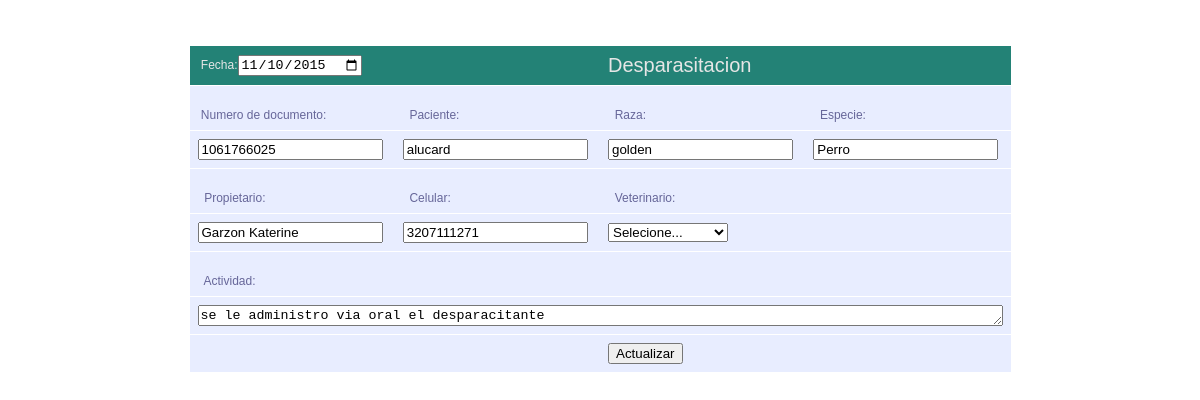
The app's page /actualizar/act_desparacitacion.php?id_reg=1 with its own data.
### tables this page shows
CREATE TABLE `desparacitacion` (
  `id_despa` int(5) NOT NULL auto_increment,
  `fecha` date NOT NULL,
  `id_mascota` int(5) NOT NULL,
  `actividad` varchar(50) NOT NULL,
  `id_propietario` int(5) NOT NULL,
  PRIMARY KEY  (`id_despa`)
);

CREATE TABLE `propietario` (
  `id_propietario` int(5) NOT NULL auto_increment,
  `p_nombre` varchar(20) NOT NULL,
  `s_nombre` varchar(20) NOT NULL,
  `p_apellido` varchar(20) NOT NULL,
  `s_apellido` varchar(20) NOT NULL,
  `id_tipo_docu` int(5) NOT NULL,
  `numero_tipo` int(10) NOT NULL,
  `clave` varchar(10) NOT NULL,
  `celular` varchar(14) NOT NULL,
  `direccion` varchar(40) NOT NULL,
  `email` varchar(20) NOT NULL,
  `id_roll` int(5) NOT NULL,
  `id_estado` int(5) NOT NULL,
  `online` int(2) NOT NULL,
  PRIMARY KEY  (`id_propietario`)
);

CREATE TABLE `mascota` (
  `id_mascota` int(50) NOT NULL auto_increment,
  `nombre` varchar(20) NOT NULL,
  `fecha_nacimiento` date NOT NULL,
  `color` varchar(20) NOT NULL,
  `peso_kg` int(20) NOT NULL,
  `raza` varchar(20) NOT NULL,
  `id_genero` int(5) NOT NULL,
  `id_especie` int(5) NOT NULL,
  `id_estado` int(5) NOT NULL,
  `id_propietario` int(5) NOT NULL,
  PRIMARY KEY  (`id_mascota`)
);

CREATE TABLE `especie` (
  `id_especie` int(5) NOT NULL auto_increment,
  `especie` varchar(20) NOT NULL,
  PRIMARY KEY  (`id_especie`)
);

### actualizar/act_desparacitacion.php (the view, shortened to what this page needs)
<?php
$link= Conectarse();
$id=$_GET['id_reg'];
$despara="SELECT desparacitacion.id_despa,desparacitacion.fecha,desparacitacion.actividad,mascota.nombre,mascota.raza,especie.especie,
propietario.p_nombre,propietario.p_apellido,Propietario.celular,propietario.numero_tipo FROM desparacitacion,mascota,especie,propietario WHERE desparacitacion.id_mascota=mascota.id_mascota
AND mascota.id_especie=especie.id_especie AND mascota.id_propietario=propietario.id_propietario AND desparacitacion.id_despa='$id'";
$query_despara=mysql_query($despara,$link);
$paci=mysql_fetch_array($query_despara);
?>
<html>
<head>
</head>
<body>
	<center>
	<table border="0">
		<form id="esp" name="esp" action="" method="POST">
		<tr>
		<td colspan="2" class="jv">&nbsp;Fecha:<input type="date" name="fecha"  title="fecha"
		<?php echo "value='".$paci['1']."'";?>></td>
		<td colspan="4" class="jv"><label class="letras">Desparasitacion</label></td>
		</tr>
		<tr>
		<td colspan="" ><br>&nbsp;Numero de documento: </td>
		<td><br> &nbsp; Paciente: </td>
		<td><br> &nbsp; Raza:</td>
		<td><br> &nbsp; Especie: </td>
		</tr>
		<tr>
		<td><input type="number" name="num"  <?php echo "value='".$paci['9']."'";?>readonly="readonly" ></td>
		<td><input type="text" name="mascota"  <?php echo "value='".$paci['3']."'";?> readonly="readonly"></td>
			<td><input type="text" name="raza" id="raza" <?php echo "value='".$paci['4']."'";?>  readonly="readonly"></td>
		<td><input type="text" name="especie" id="especie" <?php echo "value='".$paci['5']."'";?>  readonly="readonly"></td>
		</tr>
		<tr>
		<td><br>&nbsp; Propietario:</td>
		<td><br>&nbsp; Celular: </td>
		<td colspan=""><br>&nbsp; Veterinario: </td>
		<td colspan="2"><br></td>
		</tr>
		<tr>
		<td><input type="text" name="propie"
		<?php echo "value='".$paci['7'].' '.$paci['6']."'";?> readonly="readonly" title="propietario" ></td>
		<td><input type="text" name="cel"
		<?php echo "value='".$paci['8']."'";?>readonly="readonly" title="celular" ></td>
		<td colspan="3"><select name="esp" id="esp"  >
		<option name="0" id="0" value="0">Selecione...</option>
		</td></select>
		</tr>
		<tr>
		<td colspan="6"><br>&nbsp; Actividad:</td>
		<tr>
		<td colspan="6">
		<textarea   name="motivos" class=estilotextarea id="motivos" rows="1" cols="98"><?php echo"".$paci['2'];?></textarea>
		</td></tr></tr>
		<tr>
		<td></td>
		<td></td>
		<td><input type="submit"  name="act" value="Actualizar"></td><td>
		</form></tr>
		</table>
</body>
</html>

### actualizar/act_desparacitacion.php (style rules this page uses)
.letras { font-family: "Arial"; font-size: 20; }
.jv { color: #E6E6E6; background-color: #238276; }
table { font-family: "Lucida Sans Unicode", "Lucida Grande", Sans-Serif; font-size: 12px; margin: 45px; width: 480px; text-align: left; border-collapse: collapse; }
td { padding: 8px; background: #e8edff; border-bottom: 1px solid #fff; color: #669; border-top: 1px solid transparent; }

### records on screen
desparacitacion: fecha "11/10/2015", num "1061766025", mascota "alucard", raza "golden", especie "Perro", propie "Garzon Katerine", cel "3207111271", motivos "se le administro via oral el desparacitante"
